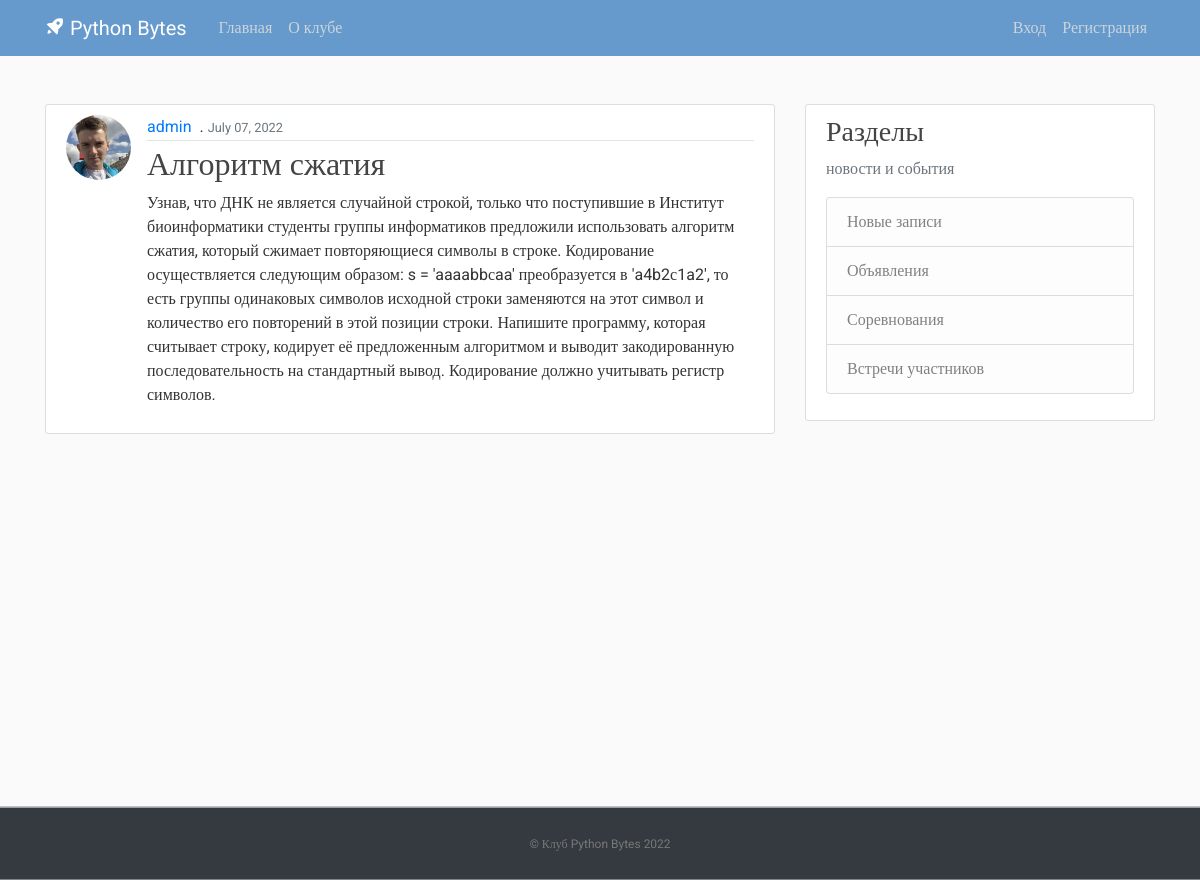
The app's page /post/18/ with its own data.
### shop/models.py (models this page shows, shortened)
class Post(models.Model):
    title = models.CharField(max_length=100)
    content = models.TextField()
    date_posted = models.DateTimeField(default=timezone.now)
    author = models.ForeignKey(User, on_delete=models.CASCADE)

### users/models.py (models this page shows, shortened)
class Profile(models.Model):
    user = models.OneToOneField(User, on_delete=models.CASCADE)
    image = models.ImageField(default='default.jpg', upload_to='profile_pics')

### shop/views.py (the view)
# urls.py: path('post/<int:pk>/', PostDetailView.as_view(), name='post-detail'),
class PostDetailView(DetailView):
    model = Post

### shop/templates/shop/post_detail.html (shortened to what this page needs)
{% extends "shop/base.html" %}
{% block content %}
  <article class="media content-section">
    <img class="rounded-circle article-img" src="{{ object.author.profile.image.url }}">
    <div class="media-body">
      <div class="article-metadata">
         <a class="mr-2" href="{% url 'user-posts' object.author.username %}">{{ object.author }}</a>.
        <small class="text-muted">{{ object.date_posted|date:"F d, Y" }}</small>
      </div>
      <h2 class="article-title">{{ object.title }}</h2>
      <p class="article-content">{{ object.content }}</p>
    </div>
  </article>
{% endblock content %}

### shop/static/shop/main.css (style rules this page uses)
﻿body, html { width:100%; height:100% }
body { margin:0; padding:0; background: #fafafa; color: #333333; margin-top: 5rem; font-family:Roboto; }
h1, h2, h3, h4, h5, h6 { color: #444444; }
.content-section { background: #ffffff; padding: 10px 20px; border: 1px solid #dddddd; border-radius: 3px; margin-bottom: 20px; }
.article-title { color: #444444; }
.article-content { white-space: pre-line; }
.article-img { height: 65px; width: 65px; margin-right: 16px; }
.article-metadata { padding-bottom: 1px; margin-bottom: 4px; border-bottom: 1px solid #e3e3e3 }

### records on screen
Post: author.profile.image (picture), author "admin", date_posted "July 07, 2022", title "Алгоритм сжатия", content "Узнав, что ДНК не является случайной строкой, только что поступившие в Институт биоинформатики студенты группы информатиков предложили использовать алгоритм сжатия, который сжимает повторяющиеся символы в строке. Кодирование осуществляется следующим образом: s = 'aaaabbсaa' преобразуется в 'a4b2с1a2', то есть группы одинаковых символов исходной строки заменяются на этот символ и количество его повторений в этой позиции строки. Напишите программу, которая считывает строку, кодирует её предложенным алгоритмом и выводит закодированную последовательность на стандартный вывод. Кодирование должно учитывать регистр символов."
